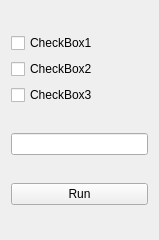
<?xml version="1.0" encoding="UTF-8"?>
<ui version="4.0">
 <class>MediatorPattern</class>
 <widget class="QWidget" name="MediatorPattern">
  <property name="geometry">
   <rect>
    <x>0</x>
    <y>0</y>
    <width>159</width>
    <height>240</height>
   </rect>
  </property>
  <property name="windowTitle">
   <string>Form</string>
  </property>
  <layout class="QVBoxLayout" name="verticalLayout_2">
   <item>
    <layout class="QVBoxLayout" name="verticalLayout">
     <item>
      <widget class="QCheckBox" name="checkBox">
       <property name="text">
        <string>CheckBox1</string>
       </property>
      </widget>
     </item>
     <item>
      <widget class="QCheckBox" name="checkBox_2">
       <property name="text">
        <string>CheckBox2</string>
       </property>
      </widget>
     </item>
     <item>
      <widget class="QCheckBox" name="checkBox_3">
       <property name="text">
        <string>CheckBox3</string>
       </property>
      </widget>
     </item>
    </layout>
   </item>
   <item>
    <widget class="QLineEdit" name="lineEdit"/>
   </item>
   <item>
    <widget class="QPushButton" name="pushButton">
     <property name="text">
      <string>Run</string>
     </property>
    </widget>
   </item>
  </layout>
 </widget>
 <resources/>
 <connections/>
</ui>
